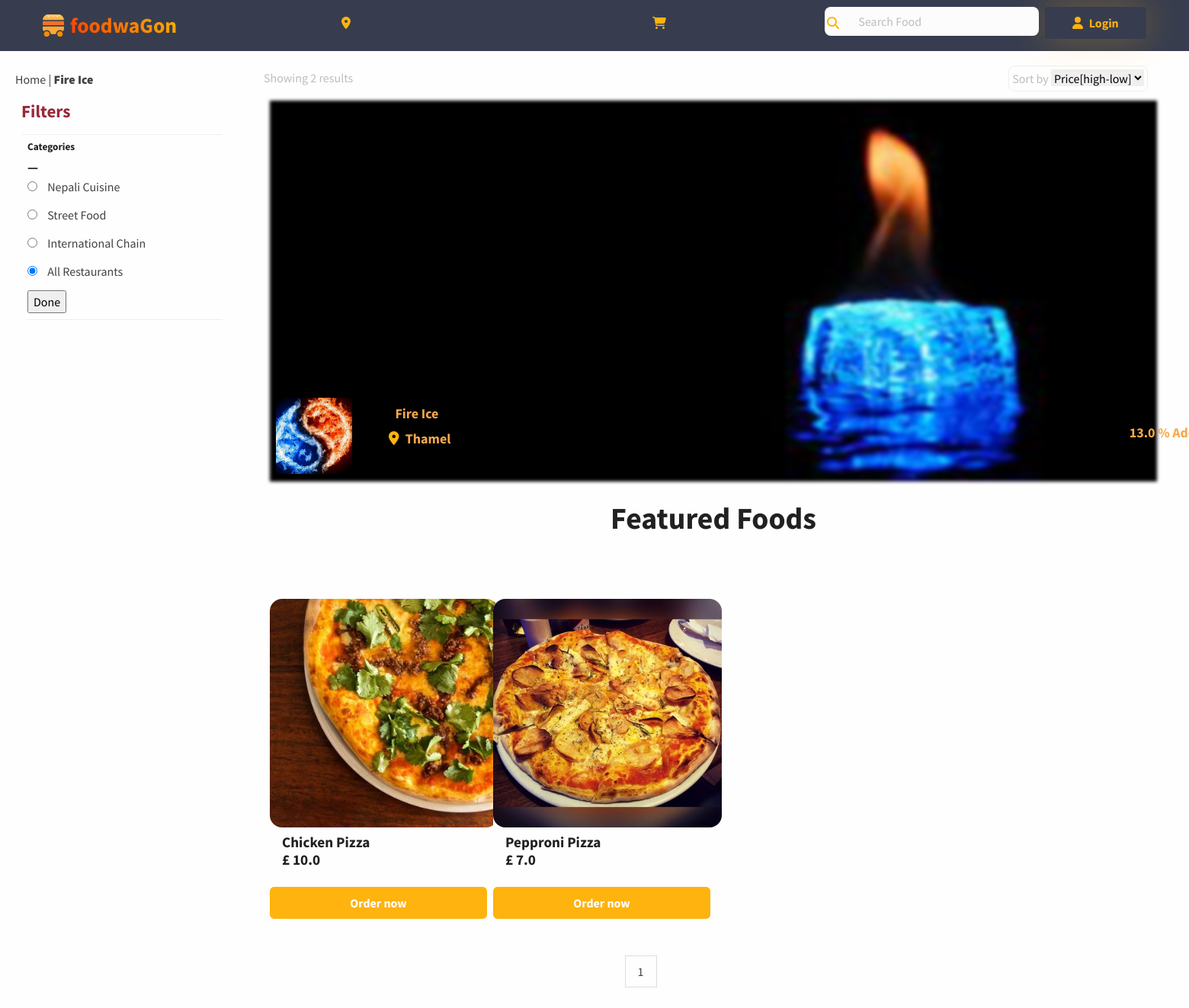
The app's page /productpage/21 with its own data.
### login/models.py (models this page shows, shortened)
class User(AbstractBaseUser):
    email = models.EmailField(max_length=255, unique=True, default="a@gmail.com")
    address = models.TextField(max_length=30, blank=True)
    first_name = models.TextField(max_length=30, blank=True, default="eg aster")
    last_name = models.TextField(max_length=30, blank=True)
    is_staff = models.BooleanField(default=False)  # non super-user
    is_active = models.BooleanField(default=False)
    admin = models.BooleanField(default=False)  # a superuser
    last_login = models.DateTimeField(blank=True, null=True, verbose_name="last login")
    profile_pic = models.ImageField(blank=True, null=True, upload_to="images/user/")
    USERNAME_FIELD = "email"
    objects = UserManager()

class VendorInfo(models.Model):
    additional_service_charge = models.FloatField()
    additional_vat = models.FloatField()
    banner = models.ImageField(blank=True, null=True, upload_to="images/banner/")
    user = models.OneToOneField(User, on_delete=models.CASCADE)

### product/models.py (models this page shows, shortened)
class Categories(models.Model):
    name = models.CharField(max_length=100, default="street food", unique=True)
    status = models.BooleanField(default=True)

class Product(models.Model):
    name = models.CharField(max_length=100)
    quantity = models.CharField(max_length=10)
    stock = models.IntegerField()
    price = models.FloatField(max_length=100)
    image = models.ImageField(upload_to="images/food/")
    trader = models.ForeignKey(User, on_delete=models.CASCADE)
    status = models.BooleanField(default=True)
    category = models.ForeignKey(Categories, on_delete=models.CASCADE)
    class Meta:
        unique_together = ("name", "trader")

### delivery/views.py (the view)
# urls.py: path("productpage/<int:id>", views.filter_product, name="productpage"),
def filter_product(request, id):
    if request.method == "POST":
        categoryid = request.POST.get("categoryid")
        offerid = request.POST.get("offerid")
        if categoryid == "all" or offerid == "all":
            trader = User.objects.filter(is_staff=True, is_active=True).order_by("id")
            selected_category = None
            total_trader_count = trader.count()
        else:
            traders = []
            if categoryid:
                selected_category = Categories.objects.filter(id=categoryid).first()
                products = Product.objects.filter(category=categoryid)
                for product in products:
                    traders.append(product.trader)
            else:
                selected_category = Offer.objects.filter(id=offerid).first()
                offersss = Offer.objects.filter(id=offerid)
                for product in offersss:
                    traders.append(product.trader_offer)
            trade = set(traders)
            trader = list(trade)
            count = 0
            for traders in trader:
                count = count + 1
            total_trader_count = count
        paginator = Paginator(trader, 4)
        page_number = request.GET.get("page")
        page_obj = paginator.get_page(page_number)
        category = Categories.objects.all()
        offerss = Offer.objects.all()
        offer = offerss[0:4]
        return render(
            request,
            "delivery/productpage.html",
            {
                "trader": page_obj,
                "category": category,
                "offer": offer,
                "selected_category": selected_category,
                "total_trader": total_trader_count,
            },
        )
    else:
        sort = request.GET.get("sort")
        print(sort)
        if sort:
            product = Product.objects.filter(trader_id=id).order_by(sort)
        else:
            product = Product.objects.filter(trader_id=id)
        total_trader_count = product.count()
        user = VendorInfo.objects.filter(user_id=id).first()
        trader = User.objects.filter(id=id).first()
        if request.session.has_key("cart_count"):
            no_of_item_in_cart = request.session["cart_count"]
        else:
            no_of_item_in_cart = None
        paginator = Paginator(product, 4)
        page_number = request.GET.get("page")
        page_obj = paginator.get_page(page_number)
        category = Categories.objects.all()
        offer = Offer.objects.all()
        return render(
            request,
            "delivery/productpage.html",
            {
                "product": page_obj,
                "user_info": user,
                "total_trader": total_trader_count,
                "category": category,
                "offer": offer,
                "trader": trader,
                "cart_count": no_of_item_in_cart,
            },
        )

### templates/delivery/productpage.html (shortened to what this page needs)
{%extends '../base.html'%}{% load static%}
{%block csspart%}
<link rel="stylesheet" href="https://stackpath.bootstrapcdn.com/bootstrap/4.1.3/css/bootstrap.min.css"
>
<link href="https://cdnjs.cloudflare.com/ajax/libs/font-awesome/5.15.3/css/all.min.css"
 rel="stylesheet" />
<link href="{%static 'css/productpage.css' %}" rel="stylesheet" />
<link href="{%static 'assets/css/theme.css' %}" rel="stylesheet" />
<link rel="stylesheet" href="{% static 'css/vendors.css' %}">
{%endblock csspart%}
    {%block body%}
    <br>
    <br>
    <br>
    <section id="sidebar">
        <p> Home | <b>{{trader.first_name}}</b></p>
        <div class="border-bottom pb-2 ml-2">
            <h4 id="burgundy">Filters</h4>
        </div>
        <div class="py-2 border-bottom ml-3">
            <h6 class="font-weight-bold">Categories</h6>
            <div id="orange"><span class="fa fa-minus"></span></div>
            <form method="POST" action="{% url 'delivery:filter'%}">
                {% for categories in category%}
                {%if selected_category.id == categories.id%}
                <div class="form-group"><input type="radio" value="{{categories.id}}" id="{{categories.id}}"
                        name="categoryid" checked>
                    <label for="{{categories.id}}">{{categories.name}}</label>
                </div>
                {%else%}
                <div class="form-group"><input type="radio" value="{{categories.id}}" id="{{categories.id}}"
                        name="categoryid">
                    <label for="{{categories.id}}">{{categories.name}}</label>
                </div>
                {%endif%}
                {%endfor%}
                {%if not selected_category%}
                <div class="form-group"><input type="radio" value="all" name="categoryid" checked>
                    <label for="categoryid">All Restaurants</label>
                </div>
                {%else%}
                <div class="form-group"><input type="radio" value="all" name="categoryid">
                    <label for="categoryid">All Restaurants</label>
                </div>
                {%endif%}
                <input type="submit" value="Done">
        </div>
    </section>
    <section id="products">
        <div class="container">
            <div class="d-flex flex-row">
                <div class="text-muted m-2" id="res">Showing {{total_trader}} results</div>
                <div class="ml-auto mr-lg-4">
                    <div id="sorting" class="border rounded p-1 m-1">
                        <span class="text-muted">Sort by</span>
                        <select name="sort" id="sort">
                            <option value="price"><b>Price[high-low]</b></option>
                        </select>
                    </div>
                </div>
            </div>
            <section id="testimonial">
                <div class="container">
                    <div class="banner-conatiner">
                        <img class="gfg" src="{{user_info.banner.url}}">
                        <div class="logo">
                            <img src="{{trader.profile_pic.url}}">
                            <h3>{{trader.first_name}}</h3>
                            <p><i class="fas fa-map-marker-alt text-warning mx-2"></i>{{trader.address}}</p>
                            <div class="extra">
                                <p>{{user_info.additional_vat}} % Vat
                                    <br>
                                    {{user_info.additional_service_charge}} % Additional Service Charge
                                </p>
                            </div>
                        </div>
                    </div>
                    <br>
                    <div class="row h-100">
                        <div class="col-lg-7 mx-auto text-center mb-6">
                            <h5 class="fw-bold fs-3 fs-lg-5 lh-sm mb-3">
                                Featured Foods
                            </h5>
                        </div>
                    </div>
                    <div class="row gx-2">
                        {% for products in product%}
                        {%if products.status %}
                        <div class="col-sm-6 col-md-4 col-lg-3 h-100 mb-5">
                            <div class="card card-span h-100 text-white rounded-3">
                                <div class="profilepic">
                                    <img class="img-fluid rounded-3" src="{{products.image.url}}" alt="..." />
                                </div>
                                <div class="card-img-overlay ps-0">
                                </div>
                                <div class="card-body ps-0">
                                    <div class="d-flex align-items-center mb-3">
                                        <div class="flex-1 ms-3">
                                            <h5 class="mb-0 fw-bold text-1000">{{products.name}}</h5>
                                            <h5 class="mb-0 fw-bold text-1000">£ {{products.price}}</h5>
                                        </div>
                                    </div>
                                </div>
                            </div>
                            <div class="d-grid">
                                <a class="btn btn-lg btn-primary add-to-cart" href="" data-id={{products.id}}
                                    role="button">Order
                                    now</a>
                            </div>
                        </div>
                        {% endif %}
                        {%endfor%}
                    </div>
                    <div class="pagination">
                        <span>
                            <a><span>{{product.number}}</span></a>
                        </span>
                    </div>
                </div>
            </section>
        </div>
    </section>
    {%endblock body%}

### static/css/productpage.css (style rules this page uses)
.gfg { filter: blur(2px); width: 100%; height: 500px; }
.logo { text-align:center; position: absolute; font-size: 18px; top: 390px; left: 2%; color: white; }
.logo img { width: 100px; height: 100px; object-fit: cover; border-radius: 3px; }
.logo h3 { text-align:center; position: absolute; font-size: 18px; top: 10px; left: 110%; color: #f6a84c; width: 150px; }
.logo p { text-align:center; position: absolute; font-size: 18px; top: 40px; left: 110%; color: #f6a84c; width: 150px; font-weight: bold; }
.extra p { text-align:center; position: absolute; font-size: 18px; top: 5px; left: 1100%; color: #f6a84c; width: 300px; font-weight: bold; }

### templates/delivery/productpage.html (style rules this page uses)
.profilepic img { width: 300px; height: 300px; object-fit: cover; }
section { padding-top: 0.5rem; }
.pagination { display: inline-block; width: 80%; margin-left: 40%; }
.pagination a { color: black; float: left; padding: 8px 16px; text-decoration: none; transition: background-color .3s; border: 1px solid #ddd; }

### records on screen
User: first_name "Fire Ice", profile_pic (picture), address "Thamel"
Categories: name "Nepali Cuisine"
Categories: name "Street Food"
Categories: name "International Chain"
VendorInfo: banner (picture), additional_service_charge "13.0"
Product: image (picture), name "Chicken Pizza", price "10.0"
Product: image (picture), name "Pepproni Pizza", price "7.0"

### other values on screen
{{ total_trader }} "2"
{{ product.number }} "1"
